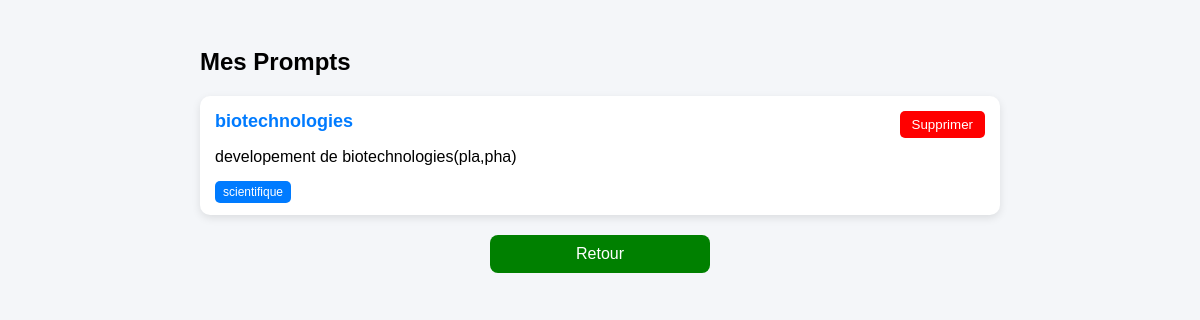
/my_prompt.php (signed in), run on the app's committed database.
### tables this page shows
CREATE TABLE `prompts` (
  `prompt_id` int(11) NOT NULL,
  `title` varchar(50) NOT NULL,
  `content` text NOT NULL,
  `user_id` int(11) DEFAULT NULL,
  `category_id` int(11) DEFAULT NULL
);

CREATE TABLE `categories` (
  `category_id` int(11) NOT NULL,
  `name` varchar(40) NOT NULL
);

### my_prompt.php (the view, shortened to what this page needs)
<?php
require 'connexion.php';
$user_id = $_SESSION['user_id'];
$stmt = $db->prepare("
    SELECT p.prompt_id, p.title, p.content, c.name AS category
    FROM prompts p
    INNER JOIN categories c ON p.category_id = c.category_id
    WHERE p.user_id = ?
    ORDER BY p.prompt_id DESC
");
$stmt->execute([$user_id]);
$prompts = $stmt->fetchAll(PDO::FETCH_ASSOC);
?>
<!DOCTYPE html>
<html>
<head>
</head>
<body>
<div class="container">
<h2>Mes Prompts</h2>
<?php if (empty($prompts)): ?>
    <p style="text-align:center;">Aucun prompt</p>
<?php else: ?>
    <?php foreach ($prompts as $p): ?>
        <div class="card">
            <form method="POST" onsubmit="return confirm('Supprimer ce prompt ?');">
                <button type="submit" class="delete-btn">Supprimer</button>
            </form>
            <div class="title">
                <?php echo htmlspecialchars($p['title']); ?>
            </div>
            <p>
                <?php echo nl2br(htmlspecialchars($p['content'])); ?>
            </p>
            <span class="category">
                <?php echo htmlspecialchars($p['category']); ?>
            </span>
        </div>
    <?php endforeach; ?>
<?php endif; ?>
<a href="account.php" class="btn">Retour</a>
</div>
</body>
</html>

### my_prompt.php (style rules this page uses)
body { font-family: Arial; background: #f4f6f9; padding: 20px; }
.container { max-width: 800px; margin: auto; }
.card { background: #fff; padding: 15px; margin: 15px 0; border-radius: 10px; box-shadow: 0 3px 8px rgba(0,0,0,0.1); }
.title { font-weight: bold; color: #007BFF; font-size: 18px; }
.category { background: #007BFF; color: white; padding: 4px 8px; border-radius: 5px; font-size: 12px; }
.delete-btn { background: red; color: white; padding: 6px 12px; border: none; border-radius: 5px; cursor: pointer; float: right; }
.btn { display: block; width: 200px; margin: 20px auto; text-align: center; background: green; color: white; padding: 10px; border-radius: 8px; text-decoration: none; }

### data on the page
prompts: title "biotechnologies", content "developement de biotechnologies(pla,pha)", category.name "scientifique"
